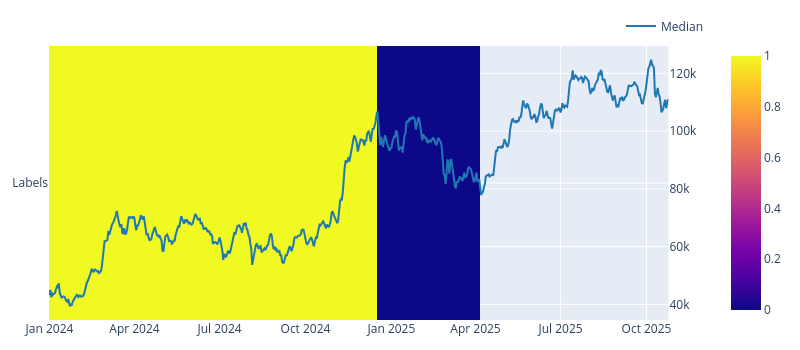

Source (notebook cell):
### Code cell
trendlb = data.run("trendlb", 1.0, 0.15)
trendlb.plot().show()

### Figure 1 — Plotly figure (JSON) as saved in the notebook; plotly's stock layout.template omitted (floating-point values rounded to 4 significant figures; data arrays with more than 128 entries replaced by an {"elided": "..."} marker saying what was removed)
{"data": [{"colorscale": [[0, "#0d0887"], [0.1111, "#46039f"], [0.2222, "#7201a8"], [0.3333, "#9c179e"], [0.4444, "#bd3786"], [0.5556, "#d8576b"], [0.6667, "#ed7953"], [0.7778, "#fb9f3a"], [0.8889, "#fdca26"], [1, "#f0f921"]], "hoverongaps": false, "type": "heatmap", "x": {"elided": "663 str values"}, "y": ["Labels"], "z": {"elided": "1x663 int values"}}, {"line": {"color": "#1f77b4"}, "mode": "lines", "name": "Median", "showlegend": true, "type": "scatter", "x": {"elided": "663 str values"}, "xaxis": "x", "y": {"elided": "663 float values"}, "yaxis": "y2"}], "layout": {"height": 350, "legend": {"orientation": "h", "traceorder": "normal", "x": 1, "xanchor": "right", "y": 1.02, "yanchor": "bottom"}, "margin": {"b": 30, "l": 30, "r": 30, "t": 30}, "width": 800, "xaxis": {"anchor": "y", "domain": [0, 0.94]}, "yaxis": {"anchor": "x", "domain": [0, 1], "type": "category"}, "yaxis2": {"anchor": "x", "overlaying": "y", "side": "right"}}}
